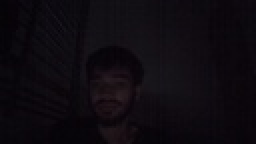
%> input picture WIN_20250412_20_04_41_Pro.jpg, 128 x 72 px, shrunk from 1280 x 720 before the run (shown 2 times larger)
$ octave uhistrogram.m   (GNU Octave 9; MATLAB toolbox functions it lacks are replaced by stand-ins)
%> lines starting %> are read from the running program, lines starting %| are printed output that depends on the picture
img = imread('WIN_20250412_20_04_41_Pro.jpg');
%> img is the input picture: size 72x128x3 uint8; mean R, G, B 14.4, 10.3, 15.9
img = rgb2gray(img);
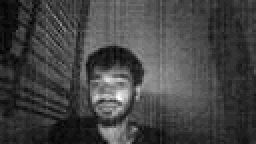
%> img: size 72x128 uint8 (shown 2 times larger); min 3, max 37, mean 12; drawn with min black and max white
[x,y] = size(img);
%> x = 72; y = 128
frequency = zeros(1,256);
count = 0 ;
for i = 1 :256
    for j = 1 : x
        for k = 1 : y
            if img(j,k)==i-1
                count = count + 1 ;
            end
        end
    end
    frequency(i)=count ;
    % reset count
    count = 0 ;
end
%> after the loop, frequency = 256 values, max 1029 at index 10, min 0 at index 1, mean 36
n = 0 : 255 ;
% Display histrogram
stem(n,frequency);
grid on ;
ylabel('Number of pixels with intensity levels--->');
xlabel('Intensity Levels --->');
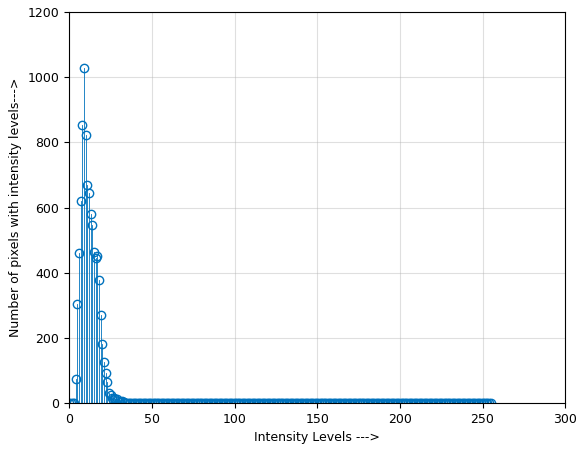
%> figure redrawn from the program's plot data; highest point at x = 9, y = 1029
